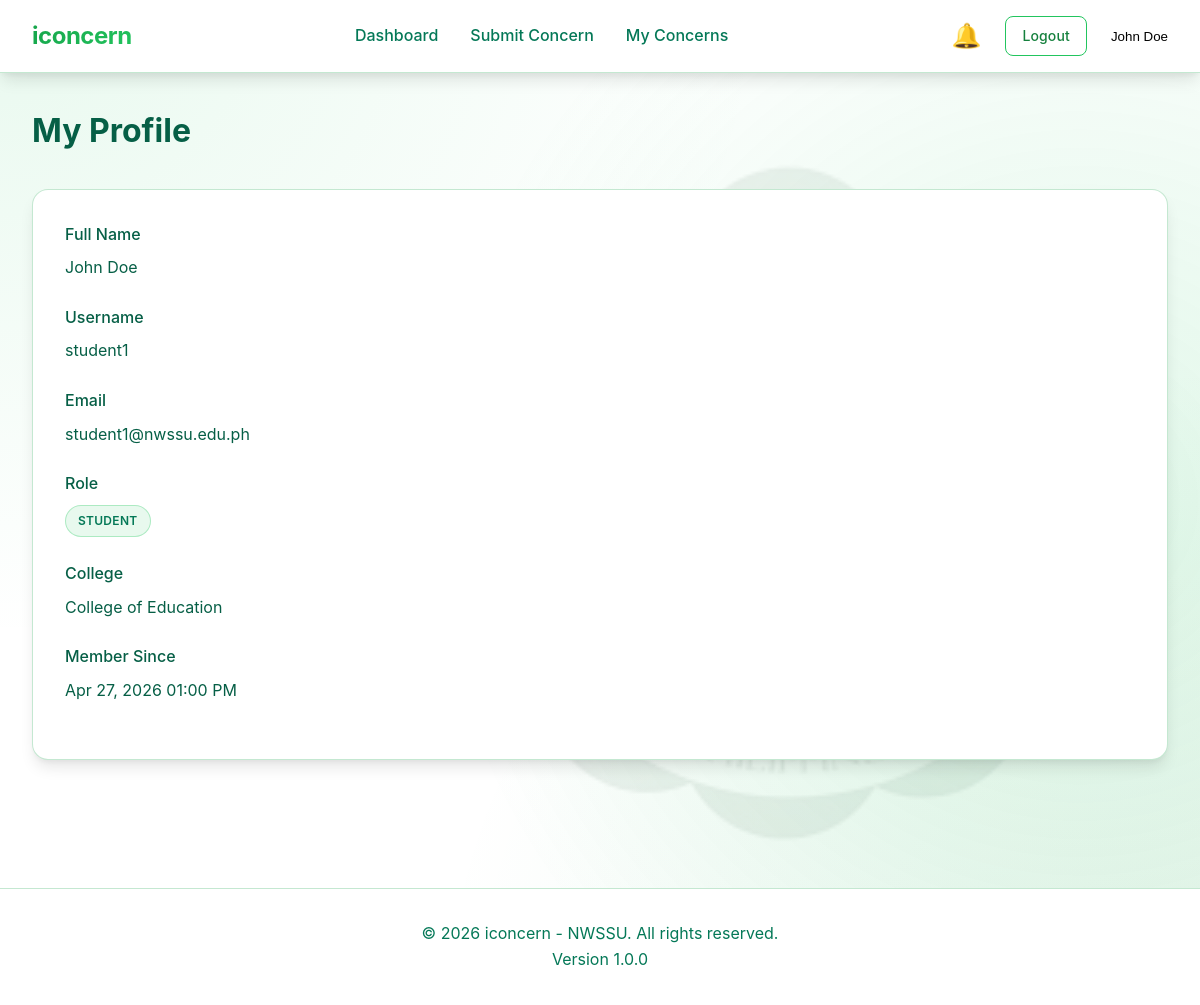
Screenshot of /profile.php (signed in) with the database file from the repository.
### tables this page shows
CREATE TABLE IF NOT EXISTS users (
    user_id INT AUTO_INCREMENT PRIMARY KEY,
    username VARCHAR(50) UNIQUE NOT NULL,
    password VARCHAR(255) NOT NULL,
    full_name VARCHAR(100) NOT NULL,
    email VARCHAR(100) UNIQUE NOT NULL,
    role ENUM('student', 'staff', 'admin') DEFAULT 'student',
    college_id INT NULL,
    department_id INT NULL,
    created_at DATETIME DEFAULT CURRENT_TIMESTAMP,
    FOREIGN KEY (college_id) REFERENCES colleges(college_id) ON DELETE SET NULL,
    FOREIGN KEY (department_id) REFERENCES departments(department_id) ON DELETE SET NULL,
    INDEX idx_role (role),
    INDEX idx_college (college_id)
);

CREATE TABLE IF NOT EXISTS colleges (
    college_id INT AUTO_INCREMENT PRIMARY KEY,
    college_code VARCHAR(10) UNIQUE NOT NULL,
    college_name VARCHAR(100) NOT NULL,
    created_at DATETIME DEFAULT CURRENT_TIMESTAMP
);

### config/config.php (called while the page is built, shortened)
<?php
require_once __DIR__ . '/database.php';
function isLoggedIn() {
    return isset($_SESSION['user_id']);
}
function getUserRole() {
    return $_SESSION['role'] ?? null;
}
function formatDate($date) {
    return date('M d, Y h:i A', strtotime($date));
}

### config/database.php (called while the page is built, shortened)
<?php
class Database {
    private static $instance = null;
    private $conn;
    private function connect() {
        $hosts = array_values(array_unique([DB_HOST, '127.0.0.1', 'localhost']));
        $options = [
            PDO::ATTR_ERRMODE => PDO::ERRMODE_EXCEPTION,
            PDO::ATTR_DEFAULT_FETCH_MODE => PDO::FETCH_ASSOC,
            PDO::ATTR_EMULATE_PREPARES => false,
        ];
        foreach ($hosts as $host) {
            try {
                $dsn = "mysql:host=" . $host . ";port=" . DB_PORT . ";dbname=" . DB_NAME . ";charset=" . DB_CHARSET;
                $this->conn = new PDO($dsn, DB_USER, DB_PASS, $options);
                return;
            } catch (PDOException $e) {
                $lastError = $e;
            }
        }
    }
    public static function getInstance() {
        if (self::$instance === null) {
            self::$instance = new self();
        }
        return self::$instance;
    }
    public function getConnection() {
        try {
            $this->conn->query('SELECT 1');
        } catch (PDOException $e) {
            if ($this->shouldReconnect($e)) {
                $this->connect();
            } else {
                throw $e;
            }
        }
        return $this->conn;
    }
}
function getDB() {
    return Database::getInstance()->getConnection();
}

### includes/auth.php (called while the page is built, shortened)
<?php
require_once __DIR__ . '/../config/config.php';
class Auth {
    private $db;
    public function __construct() {
        $this->db = getDB();
    }
    public function getCurrentUser() {
        $stmt = $this->db->prepare("SELECT u.*, c.college_name, d.department_name
                                     FROM users u
                                     LEFT JOIN colleges c ON u.college_id = c.college_id
                                     LEFT JOIN departments d ON u.department_id = d.department_id
                                     WHERE u.user_id = ?");
        $stmt->execute([$_SESSION['user_id']]);
        return $stmt->fetch();
    }
}

### profile.php (the view, shortened to what this page needs)
<?php
require_once 'config/config.php';
require_once 'includes/auth.php';
$auth = new Auth();
$user = $auth->getCurrentUser();
$user = array_merge([
    'full_name' => 'User',
    'username' => '',
    'email' => '',
    'role' => '',
], $user);
?>
<!DOCTYPE html>
<html lang="en">
<head>
    <link rel="stylesheet" href="assets/css/style.css">
</head>
<body>
    <?php include 'includes/header.php'; ?>
    <div class="container">
        <div class="page-header">
            <h1>My Profile</h1>
        </div>
        <div class="form-card">
            <div class="form-group">
                <label>Full Name</label>
                <p><?php echo htmlspecialchars($user['full_name']); ?></p>
            </div>
            <div class="form-group">
                <label>Username</label>
                <p><?php echo htmlspecialchars($user['username']); ?></p>
            </div>
            <div class="form-group">
                <label>Email</label>
                <p><?php echo htmlspecialchars($user['email']); ?></p>
            </div>
            <div class="form-group">
                <label>Role</label>
                <p><span class="badge badge-info"><?php echo ucfirst($user['role']); ?></span></p>
            </div>
            <?php if ($user['college_name']): ?>
                <div class="form-group">
                    <label>College</label>
                    <p><?php echo htmlspecialchars($user['college_name']); ?></p>
                </div>
            <?php endif; ?>
            <div class="form-group">
                <label>Member Since</label>
                <p><?php echo formatDate($user['created_at']); ?></p>
            </div>
        </div>
    </div>
    <?php include 'includes/footer.php'; ?>
</body>
</html>

### includes/header.php (shortened to what this page needs)
<?php
$user = array_merge([
    'full_name' => 'User',
], $user);
$nav_base = '';
$is_admin_area = false;
$hide_header_logout = false;
?>
<header class="main-header">
    <div class="header-content">
        <div class="logo">
            <a href="<?php echo $nav_base; ?>index.php" style="text-decoration: none; color: var(--primary-color);">
                <h2><?php echo APP_NAME; ?></h2>
            </a>
        </div>
        <nav class="main-nav">
            <?php if (!$is_admin_area && getUserRole() === 'student'): ?>
                <a href="<?php echo $nav_base; ?>student/dashboard.php" class="nav-link">Dashboard</a>
                <a href="<?php echo $nav_base; ?>submit_concern.php" class="nav-link">Submit Concern</a>
                <a href="<?php echo $nav_base; ?>my_concerns.php" class="nav-link">My Concerns</a>
            <?php endif; ?>
        </nav>
        <div class="header-actions">
            <a href="<?php echo $nav_base; ?>notifications.php" class="notification-icon">
                🔔
            </a>
            <?php if (!$hide_header_logout): ?>
                <a href="<?php echo $nav_base; ?>logout.php" class="btn btn-secondary btn-sm">Logout</a>
            <?php endif; ?>
            <div class="user-menu">
                <button type="button" class="user-name dropdown-toggle" aria-haspopup="menu" aria-expanded="false">
                    <?php echo htmlspecialchars($user['full_name']); ?>
                </button>
            </div>
        </div>
    </div>
</header>

### rows the page displays
users: full_name "John Doe", username "student1", email "student1@nwssu.edu.ph", role "STUDENT", college.college_name "College of Education", created_at "Apr 27, 2026 01:00 PM"

### other values shown
APP_NAME "iconcern"
APP_VERSION "1.0.0"
